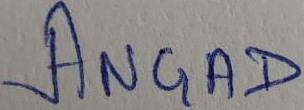
%> input picture Sign.jpg, 304 x 110 px
$ octave --eval "sig_impose;"   (GNU Octave 9; MATLAB toolbox functions it lacks are replaced by stand-ins)
%> lines starting %> are read from the running program, lines starting %| are printed output that depends on the picture; in (x1, y1, x2, y2) boxes, pixels count from 0 and x2, y2 are one past the last pixel; in counts of white or black regions, pixels touching at a corner belong together; the program's own positions count from 1
function sig_impose()

sign=imread('Sign.jpg');
%> sign is the input picture: size 110x304x3 uint8; mean R, G, B 136.6, 134.7, 135.2
I= imread('Angad.jfif');
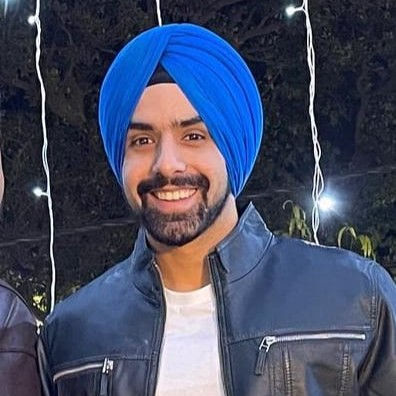
%> input picture Angad.jfif, 396 x 396 px
%> I is the input picture: size 396x396x3 uint8; mean R, G, B 69.4, 75.9, 99.6
I1 = I;     %copy
I2 = I;     %copy

sign1 = sign<50;       %converting signature to be binary, 1=sig, 0=bg
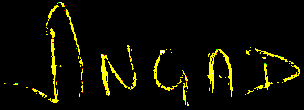
%> sign1: size 110x304x3 logical; mean R, G, B 0.0505, 0.0495, 0.00176
sign1 = sign1 * 255;   % converting to 8-bit for display
%> sign1: size 110x304x3 double

[row, col, dim] = size(sign1)
%> row = 110; col = 304; dim = 3
r_offset = 100;             %signature can be place at anywhere of I
c_offset = 80;              %signature can be place at anywhere of I

x0 = 1 + c_offset;          % column minimum
x1 = col + c_offset;        % column maximum
%> x1 = 384
y0 = 1 + r_offset;          % row minimum
y1 = row + r_offset;        % row maximum
%> y1 = 210

I1(y0:y1,x0:x1,1:3) = I1(y0:y1,x0:x1,1:3) - uint8(sign1(:,:,1:3)); % bright signature
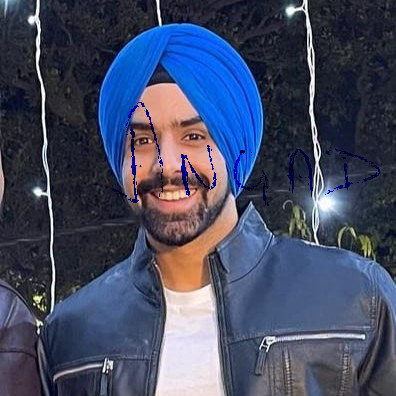
%> I1: size 396x396x3 uint8; 1.09% of pixels changed, all inside (x1, y1, x2, y2) = (84, 102, 380, 206)
I2(y0:y1,x0:x1,1:3) = I2(y0:y1,x0:x1,1:3) + uint8(sign1(:,:,1:3)); % darker sig
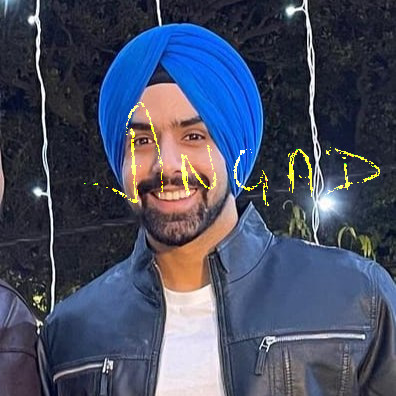
%> I2: size 396x396x3 uint8; 1.09% of pixels changed, all inside (x1, y1, x2, y2) = (84, 102, 380, 206)

figure(3),
subplot(2,3,1), imshow(sign), title('Signature')
subplot(2,3,2), imshow(I), title('Image')
subplot(2,3,3), imshow(I1), title('Sig-on-Img')
subplot(2,3,4), imshow(sign1), title('inverted-Sig')
subplot(2,3,5), imshow(I2), title('Sig-on-Img')
